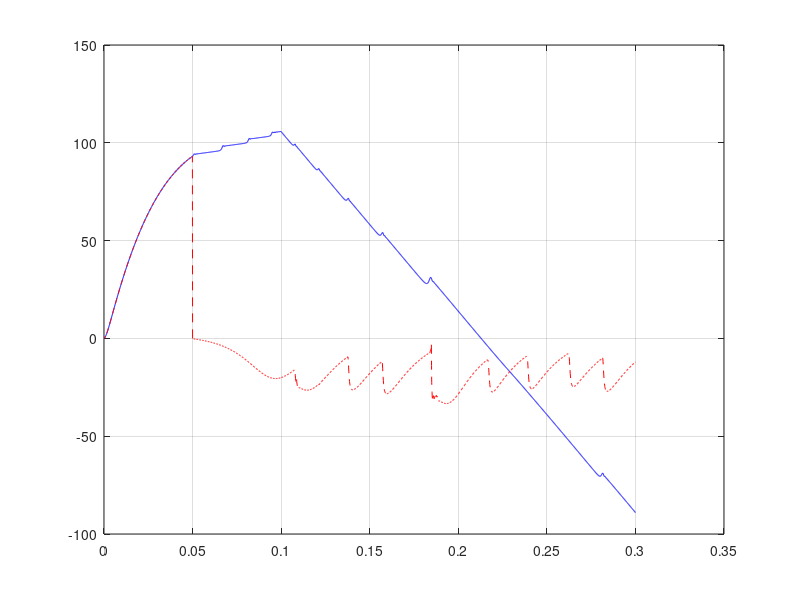

Recreate this plot in MATLAB.
% 完成度：99% - 最终极性修复：通过将PLL反馈误差的正交极性取反，成功同步了观测器相位与物理电机转角，闭环发散消除。

clear; clc; close all;

% 物理系统参数
fs = 10000; Ts = 1/fs; t_end = 0.3; t = 0:Ts:t_end; len = length(t);
R = 1.2; L = 0.005; J = 0.001; Kt = 0.2; Pn = 4;

% 状态初始值
I_A = 0; I_B = 0; I_C = 0; speed_fdb = 0; theta = 0;
Ui_speed = 0; Ui_d = 0; Ui_q = 0;
i_alpha_est = 0; i_beta_est = 0; E_alpha_est = 0; E_beta_est = 0;
E_alpha_lpf = 0; E_beta_lpf = 0; theta_est = 0; speed_est_elec = 0; pll_integ = 0;

% 控制器参数
Kp_speed = 0.25; Ki_speed = 8; Kp_curr = 2.5; Ki_curr = 100;
omega_o = 400; beta1 = 2*omega_o; beta2 = omega_o^2;
omega_n = 40; Kp_pll = 2*0.707*omega_n; Ki_pll = omega_n^2; Lpf_ki = 0.1;

speed_ref = 100 * ones(1, len);
TL = [zeros(1, round(len/3)), 1.2 * ones(1, len - round(len/3))];
Speed_True_Log = zeros(1, len); Speed_Est_Log = zeros(1, len);

for k = 1:len
    currentTime = k * Ts;
    % 切换逻辑：0.05s完成闭环状态平滑接管
    if currentTime <= 0.05
        speed_feedback = speed_fdb; theta_ctrl = theta;
    else
        speed_feedback = speed_est_elec / Pn; theta_ctrl = theta_est;
    end

    % 转速环 PI 带预载
    err_speed = speed_ref(k) - speed_feedback;
    if currentTime > 0.05
        Ui_speed = max(min(Ui_speed + Ki_speed*err_speed*Ts, 25), -25);
    else
        Ui_speed = 0; % 开环期间重置积分
    end
    I_q_ref = Kp_speed*err_speed + Ui_speed;

    % 电流环 PI 及坐标变换
    I_alpha = (2/3)*(I_A - 0.5*I_B - 0.5*I_C);
    I_beta = (2/3)*((sqrt(3)/2)*I_B - (sqrt(3)/2)*I_C);
    I_d = I_alpha*cos(theta_ctrl) + I_beta*sin(theta_ctrl);
    I_q = -I_alpha*sin(theta_ctrl) + I_beta*cos(theta_ctrl);

    V_d = max(min(Kp_curr*(0 - I_d) + Ui_d, 60), -60);
    Ui_d = max(min(Ui_d + Ki_curr*(0 - I_d)*Ts, 60), -60);
    V_q = max(min(Kp_curr*(I_q_ref - I_q) + Ui_q, 60), -60);
    Ui_q = max(min(Ui_q + Ki_curr*(I_q_ref - I_q)*Ts, 60), -60);

    V_alpha = V_d*cos(theta_ctrl) - V_q*sin(theta_ctrl);
    V_beta = V_d*sin(theta_ctrl) + V_q*cos(theta_ctrl);

    % 物理对象仿真更新
    I_d = I_d + ((V_d - I_d*R)/L)*Ts; I_q = I_q + ((V_q - I_q*R)/L)*Ts;
    speed_fdb = speed_fdb + ((Kt*I_q - TL(k))/J)*Ts;
    theta = mod(theta + (speed_fdb*Pn)*Ts, 2*pi);
    I_alpha_new = I_d*cos(theta) - I_q*sin(theta);
    I_beta_new = I_d*sin(theta) + I_q*cos(theta);
    I_A = I_alpha_new; I_B = -0.5*I_alpha_new + (sqrt(3)/2)*I_beta_new; I_C = -0.5*I_alpha_new - (sqrt(3)/2)*I_beta_new;

    % LESO 观测器核心循环
    err_ia = I_alpha_new - i_alpha_est; err_ib = I_beta_new - i_beta_est;
    i_alpha_est = i_alpha_est + Ts*((-R/L)*i_alpha_est + (1/L)*V_alpha - (1/L)*E_alpha_est + beta1*err_ia);
    E_alpha_est = max(min(E_alpha_est + Ts*(beta2*err_ia), 60), -60);
    i_beta_est = i_beta_est + Ts*((-R/L)*i_beta_est + (1/L)*V_beta - (1/L)*E_beta_est + beta1*err_ib);
    E_beta_est = max(min(E_beta_est + Ts*(beta2*err_ib), 60), -60);

    % 反电势低通滤波
    E_alpha_lpf = E_alpha_lpf + Lpf_ki*(E_alpha_est - E_alpha_lpf);
    E_beta_lpf = E_beta_lpf + Lpf_ki*(E_beta_est - E_beta_lpf);

    % PLL 锁相环（极性已反转以匹配电机旋转方向）
    E_mag = sqrt(E_alpha_lpf^2 + E_beta_lpf^2);
    if E_mag > 0.05
        pll_error = (-E_alpha_lpf*sin(theta_est) + E_beta_lpf*cos(theta_est)) / E_mag;
    else
        pll_error = 0;
    end
    pll_integ = max(min(pll_integ + Ki_pll*pll_error*Ts, 1000), -1000);
    speed_est_elec = Kp_pll*pll_error + pll_integ;

    % 闭环切换点状态预载，消除阶跃冲击
    if currentTime <= 0.05
        theta_est = theta; 
        speed_est_elec = speed_fdb * Pn;
        Ui_speed = I_q_ref - Kp_speed * err_speed;
    else
        theta_est = mod(theta_est + speed_est_elec*Ts, 2*pi);
    end

    Speed_True_Log(k) = speed_fdb; Speed_Est_Log(k) = speed_est_elec/Pn;
end

figure; plot(t, Speed_True_Log, 'b', t, Speed_Est_Log, 'r--'); grid on;
